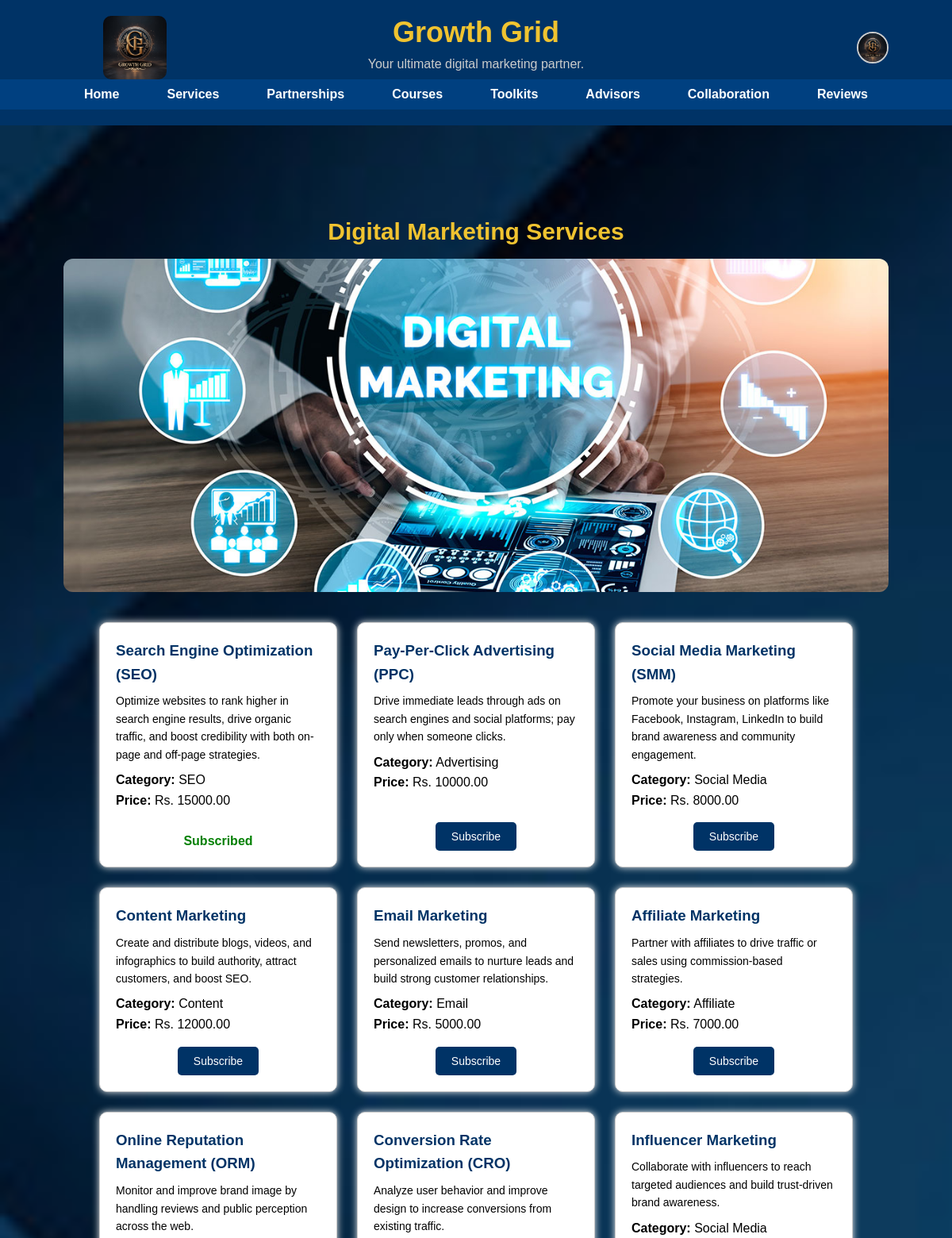
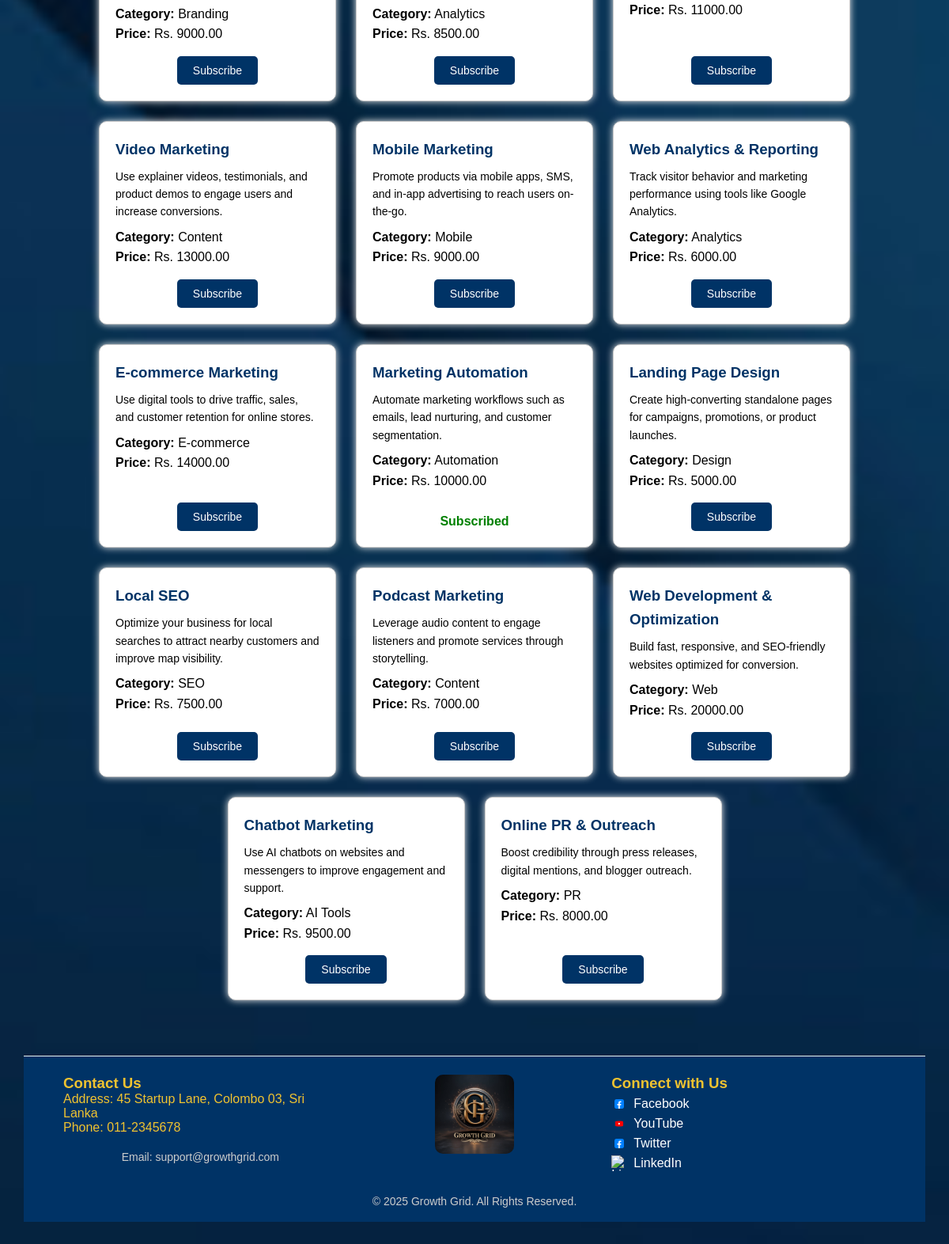
/dashboard/enterprise/services.php (signed in), run on the app's committed database (2 pictures, top to bottom).
### tables this page shows
CREATE TABLE `services` (
  `id` int(11) NOT NULL,
  `title` varchar(255) DEFAULT NULL,
  `description` text DEFAULT NULL,
  `category` varchar(100) DEFAULT NULL,
  `price` decimal(10,2) DEFAULT NULL,
  `created_at` datetime DEFAULT current_timestamp()
);

### dashboard/enterprise/services.php (the view, shortened to what this page needs)
<?php
include('../../includes/db.php');
include('../../includes/enterprise_header.php');
$userId = $_SESSION['user_id'];
$services = $pdo->query("SELECT * FROM services ORDER BY created_at DESC")->fetchAll(PDO::FETCH_ASSOC);
$stmt = $pdo->prepare("SELECT service_id FROM enterprise_services WHERE enterprise_id = ?");
$stmt->execute([$userId]);
$subscribedServices = array_column($stmt->fetchAll(), 'service_id');
?>
<main class="page-wrapper">
    <section style="max-width: 1100px; margin: auto; padding: 40px 20px; line-height: 1.6;">
        <h2 style="text-align:center; color: #f0c330; font-size: 30px; padding:10px;">Digital Marketing Services</h2>
        <div style="text-align: center;">
            <img src="assets/images/services.jpg" alt="Services" style="width: 1100px; height: 420px; object-fit: cover; border-radius: 12px; max-width: 100%;">
        </div>
        <div style="display: flex; flex-wrap: wrap; justify-content: center; gap: 25px; margin-top: 30px;">
            <?php foreach ($services as $service): ?>
                <div style="border: 1px solid #ccc; border-radius: 10px; padding: 20px; width: 300px; box-shadow: 0 0 10px #eee; background: #fff; display: flex; flex-direction: column; justify-content: space-between; line-height: 1.6;">
                    <div>
                        <h3 style="color: #003366;"><?php echo htmlspecialchars($service['title']); ?></h3>
                        <p style="font-size: 14px; margin: 8px 0;"><?php echo nl2br(htmlspecialchars($service['description'])); ?></p>
                        <p><strong>Category:</strong> <?php echo htmlspecialchars($service['category']); ?></p>
                        <p><strong>Price:</strong> Rs. <?php echo htmlspecialchars($service['price']); ?></p>
                    </div>
                    <div style="margin-top: 15px; text-align: center;">
                        <?php if (in_array($service['id'], $subscribedServices)): ?>
                            <p style="color: green; font-weight: bold;">Subscribed</p>
                        <?php else: ?>
                            <button onclick="confirmSubscribe(<?php echo $service['id']; ?>)" style="background: #003366; color: #fff; padding: 10px 20px; font-size: 14px; border: none; border-radius: 5px; cursor: pointer;">Subscribe</button>
                        <?php endif; ?>
                    </div>
                </div>
            <?php endforeach; ?>
        </div>
    </section>
</main>
<?php include('../../includes/footer.php'); ?>

### assets/css/style.css (style rules this page uses)
* { box-sizing: border-box; padding: 0; margin: 0; font-family: sans-serif; }
html, body { height: 100%; min-height: 100vh; display: flex; flex-direction: column; font-family: 'Segoe UI', sans-serif; background-color: #7c93a9; background-image: url('assets/images/background.jpg'); background-size: cover; background-position: center; background-repeat: no-repeat; margin: 0; padding: 0; }
main { flex: 1 0 auto; padding: 30px; }
main { flex: 1; padding: 30px; }
.page-wrapper { flex: 1 0 auto; display: flex; flex-direction: column; min-height: 100vh; }
.page-wrapper main { flex: 1; }

### includes/enterprise_header.php (style rules this page uses)
html, body { margin: 0; padding: 0; min-height: 100vh; display: flex; flex-direction: column; }
.page-wrapper { flex: 1; display: flex; flex-direction: column; }
main { flex: 1; }

### data on the page
services: title "Search Engine Optimization (SEO)", description "Optimize websites to rank higher in search engine results, drive organic traffic, and boost credibility with both on-page and off-page strategies.", category "SEO", price "15000.00", shows "Subscribed"
services: title "Pay-Per-Click Advertising (PPC)", description "Drive immediate leads through ads on search engines and social platforms; pay only when someone clicks.", category "Advertising", price "10000.00"
services: title "Social Media Marketing (SMM)", description "Promote your business on platforms like Facebook, Instagram, LinkedIn to build brand awareness and community engagement.", category "Social Media", price "8000.00"
services: title "Content Marketing", description "Create and distribute blogs, videos, and infographics to build authority, attract customers, and boost SEO.", category "Content", price "12000.00"
services: title "Email Marketing", description "Send newsletters, promos, and personalized emails to nurture leads and build strong customer relationships.", category "Email", price "5000.00"
services: title "Affiliate Marketing", description "Partner with affiliates to drive traffic or sales using commission-based strategies.", category "Affiliate", price "7000.00"
services: title "Online Reputation Management (ORM)", description "Monitor and improve brand image by handling reviews and public perception across the web.", category "Branding", price "9000.00"
services: title "Conversion Rate Optimization (CRO)", description "Analyze user behavior and improve design to increase conversions from existing traffic.", category "Analytics", price "8500.00"
services: title "Influencer Marketing", description "Collaborate with influencers to reach targeted audiences and build trust-driven brand awareness.", category "Social Media", price "11000.00"
services: title "Video Marketing", description "Use explainer videos, testimonials, and product demos to engage users and increase conversions.", category "Content", price "13000.00"
services: title "Mobile Marketing", description "Promote products via mobile apps, SMS, and in-app advertising to reach users on-the-go.", category "Mobile", price "9000.00"
services: title "Web Analytics & Reporting", description "Track visitor behavior and marketing performance using tools like Google Analytics.", category "Analytics", price "6000.00"
services: title "E-commerce Marketing", description "Use digital tools to drive traffic, sales, and customer retention for online stores.", category "E-commerce", price "14000.00"
services: title "Marketing Automation", description "Automate marketing workflows such as emails, lead nurturing, and customer segmentation.", category "Automation", price "10000.00", shows "Subscribed"
services: title "Landing Page Design", description "Create high-converting standalone pages for campaigns, promotions, or product launches.", category "Design", price "5000.00"
services: title "Local SEO", description "Optimize your business for local searches to attract nearby customers and improve map visibility.", category "SEO", price "7500.00"
services: title "Podcast Marketing", description "Leverage audio content to engage listeners and promote services through storytelling.", category "Content", price "7000.00"
services: title "Web Development & Optimization", description "Build fast, responsive, and SEO-friendly websites optimized for conversion.", category "Web", price "20000.00"
services: title "Chatbot Marketing", description "Use AI chatbots on websites and messengers to improve engagement and support.", category "AI Tools", price "9500.00"
services: title "Online PR & Outreach", description "Boost credibility through press releases, digital mentions, and blogger outreach.", category "PR", price "8000.00"
